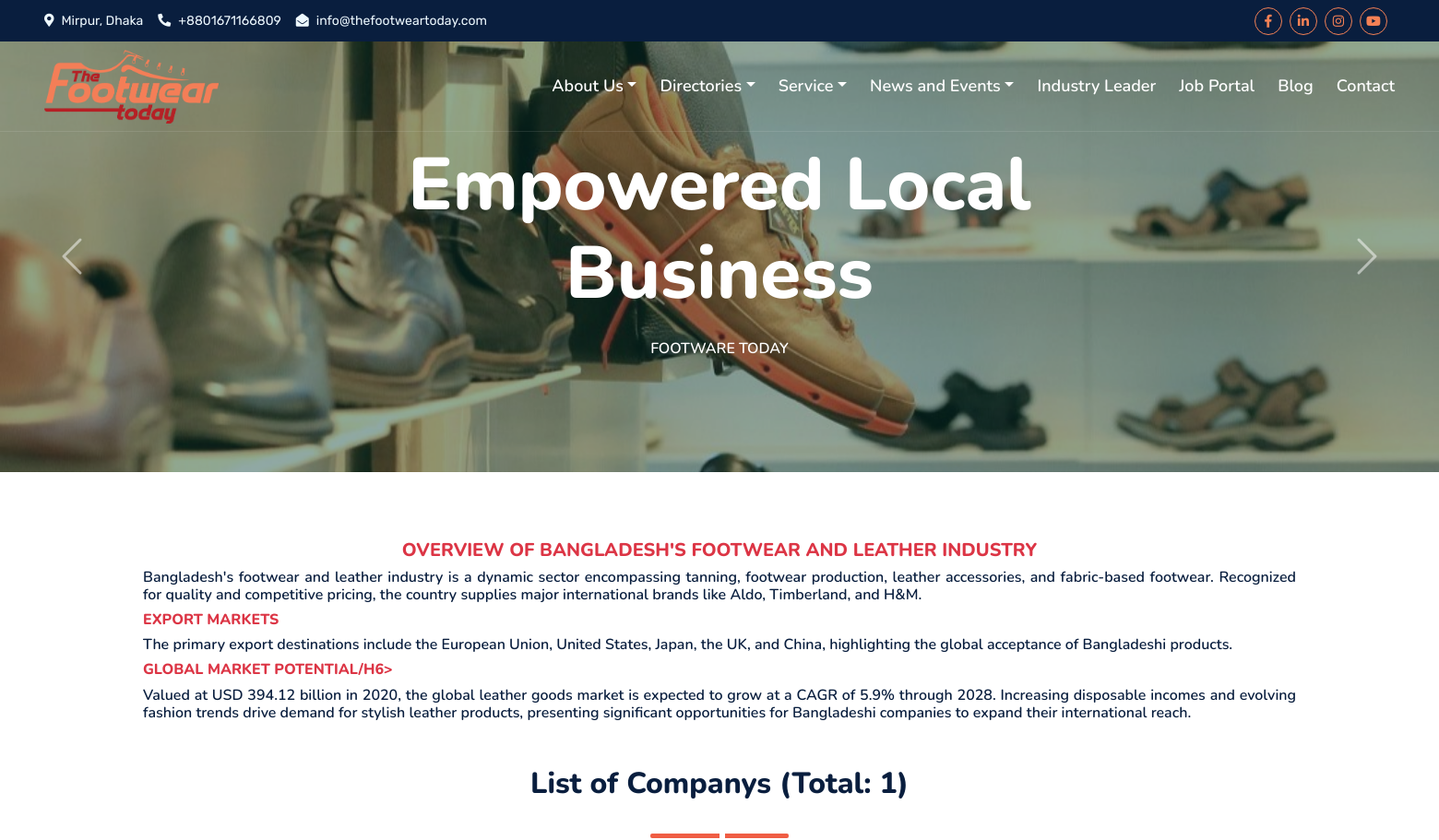
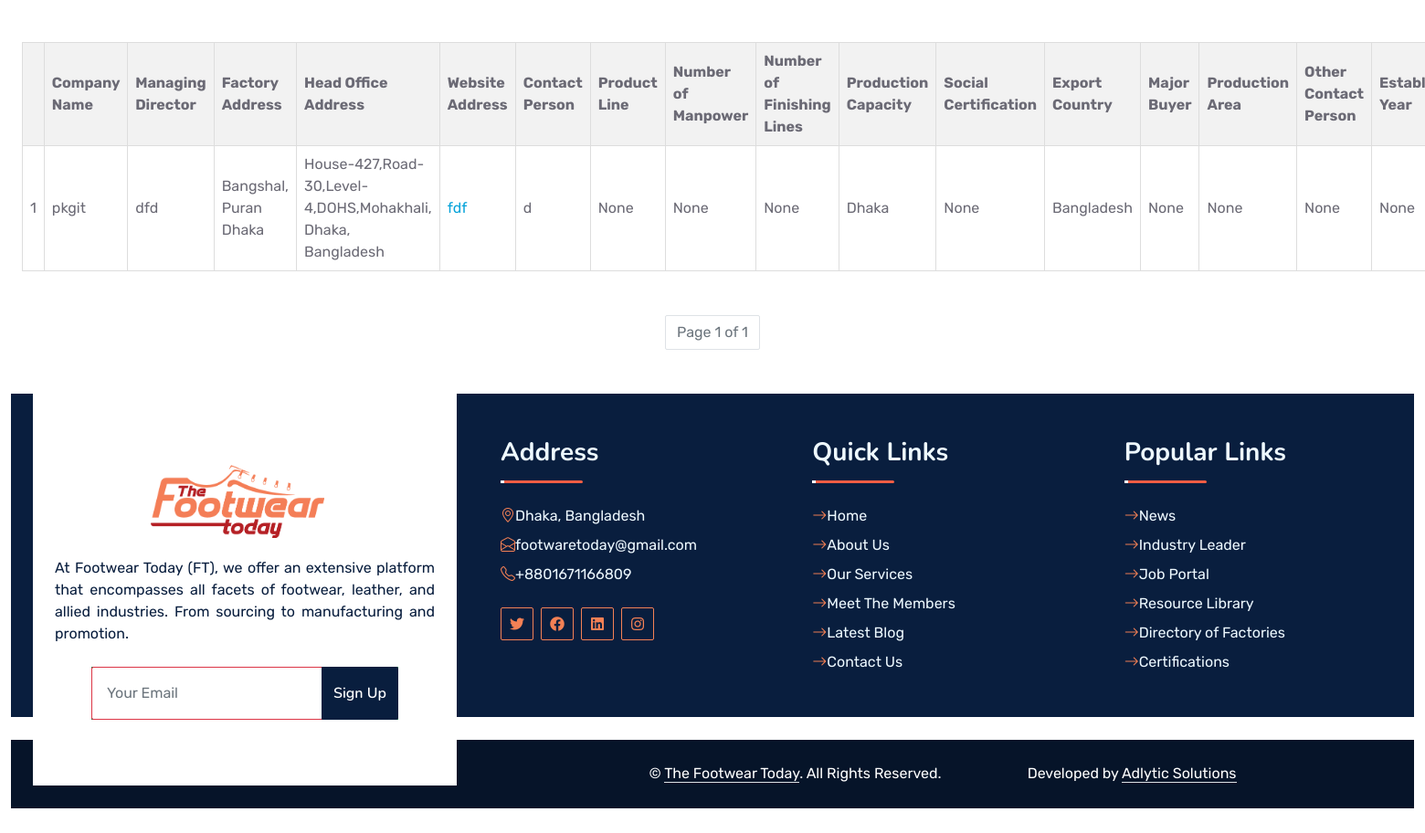
Page /local/footwear on the committed database (2 pictures, top to bottom).
### vlogs/models.py (models this page shows, shortened)
class Local_Factory(models.Model):
    FACTORY_TYPE_CHOICES = [
        ('footwear', 'Footwear'),
        ('leather', 'leather'),
        ('tannery', 'Tannery'),
    ]
    name = models.CharField(max_length=255)
    type = models.CharField(max_length=20, choices=FACTORY_TYPE_CHOICES, null=True, blank=True)
    factory_address = models.CharField(max_length=1024, null=True, blank=True)
    head_office_address = models.CharField(max_length=1024, null=True, blank=True)
    website_address = models.CharField(max_length=200, null=True, blank=True)
    managing_director = models.CharField(max_length=255, null=True, blank=True)
    business_contact_person = models.CharField(max_length=255, null=True, blank=True)
    product_line = models.CharField(max_length=1024, null=True, blank=True)
    number_of_manpower = models.CharField(max_length=255, null=True, blank=True)
    number_of_finishing_line = models.CharField(max_length=255, null=True, blank=True)
    production_capacity = models.CharField(max_length=255, null=True, blank=True)
    social_certification = models.CharField(max_length=255, null=True, blank=True)
    export_country = models.CharField(max_length=255, null=True, blank=True)
    major_buyer = models.CharField(max_length=255, null=True, blank=True)
    production_area = models.CharField(max_length=1024, null=True, blank=True)
    other_contact_person = models.CharField(max_length=255, null=True, blank=True)
    establishment_year = models.CharField(max_length=4, null=True, blank=True)
    bond_license_status = models.CharField(max_length=100, null=True, blank=True)
    investment = models.CharField(max_length=255, null=True, blank=True)

### vlogs/views.py (the view)
# urls.py: path('local/footwear', views.footwear ,name='footwear'),
def footwear(request):
    footwear_companies = Local_Factory.objects.filter(type="footwear")
    count = footwear_companies.count()
    paginator = Paginator(footwear_companies, 40)
    page = request.GET.get('page')
    try:
        companies = paginator.page(page)
    except PageNotAnInteger:
        companies = paginator.page(1)
    except EmptyPage:
        companies = paginator.page(paginator.num_pages)
    return render(request, 'local/company.html', {'companies': companies, 'count': count})

### vlogs/templates/local/company.html (shortened to what this page needs)
{% extends 'index.html' %}
{% block body%}
{% load static %}
 <body>
  <div class="container-fluid position-relative p-0">
    <nav class="navbar navbar-expand-lg navbar-dark px-5 py-3 py-lg-0">
      <a href="{% url 'logo' %}" class="navbar-brand p-0">
        <h1 class="m-0">
          <img
            class="w-100"
            src="{% static 'img/logo/xlogo.png' %}"
            height="80px"
            width="100px"
            alt="Image"
          />
        </h1>
      </a>
      <div class="collapse navbar-collapse" id="navbarCollapse">
        <div class="navbar-nav ms-auto py-0">
          <div class="nav-item dropdown">
            <a
              href="#"
              class="nav-link dropdown-toggle"
              data-bs-toggle="dropdown"
              >About Us</a
            >
          </div>
          <div class="nav-item dropdown">
            <a
              href="#"
              class="nav-link dropdown-toggle"
              data-bs-toggle="dropdown"
              >Directories</a
            >
          </div>
          <div class="nav-item dropdown">
            <a
              href="#"
              class="nav-link dropdown-toggle"
              data-bs-toggle="dropdown"
              >Service</a
            >
          </div>
          <div class="nav-item dropdown">
            <a
              href="#"
              class="nav-link dropdown-toggle"
              data-bs-toggle="dropdown"
              >News and Events</a
            >
          </div>
          <a href="{% url 'leaders' %}" class="nav-item nav-link"
            >Industry Leader</a
          >
          <a href="{% url 'job_list' %}" class="nav-item nav-link"
            >Job Portal</a
          >
          <a href="{% url 'blog' %}" class="nav-item nav-link">Blog</a>
          <a href="{% url 'contact' %}" class="nav-item nav-link">Contact</a>
        </div>
      </div>
    </nav>
    <div
      id="header-carousel"
      class="carousel slide carousel-fade"
      data-bs-ride="carousel"
    >
      <div class="carousel-inner">
        <div class="carousel-item active">
          <img class="w-100" src="{% static 'img/company.jpg'%}" alt="Image" />
          <div
            class="carousel-caption d-flex flex-column align-items-center justify-content-center"
          >
            <div class="p-3" style="max-width: 900px">
             <h1 class="display-1 text-white mb-md-4 animated zoomIn">
                Empowered Local Business
              </h1>
              <h6 class="text-white text-uppercase mb-3 animated slideInDown">
                Footware Today
              </h6>
            </div>
          </div>
        </div>
      </div>
      <button
        class="carousel-control-prev"
        type="button"
        data-bs-target="#header-carousel"
        data-bs-slide="prev"
      >
        <span class="carousel-control-prev-icon" aria-hidden="true"></span>
      </button>
      <button
        class="carousel-control-next"
        type="button"
        data-bs-target="#header-carousel"
        data-bs-slide="next"
      >
        <span class="carousel-control-next-icon" aria-hidden="true"></span>
      </button>
    </div>
  </div>
<div class="container  py-5 " >
   <div style="max-width: 1250px;" class="section-title text-center position-relative pb-3 mb-5 mx-auto" style="max-width: 1600px">
    <h5 class="fw-bold text-danger text-uppercase" style="text-align: middle;">Overview of Bangladesh's Footwear and Leather Industry</h5>
    <h6 style="text-align: justify;">
        Bangladesh's footwear and leather industry is a dynamic sector encompassing tanning, footwear production, leather accessories, and fabric-based footwear. Recognized for quality and competitive pricing, the country supplies major international brands like Aldo, Timberland, and H&M.
    </h6>
     <h6 class="fw-bold text-danger text-uppercase" style="text-align: left;">Export Markets</h6>
    <h6 style="text-align: justify;">
      The primary export destinations include the European Union, United States, Japan, the UK, and China, highlighting the global acceptance of Bangladeshi products.    </h6>
     <h6 class="fw-bold text-danger text-uppercase" style="text-align: left;">Global Market Potential/h6>
    <h6 style="text-align: justify;">
    Valued at USD 394.12 billion in 2020, the global leather goods market is expected to grow at a CAGR of 5.9% through 2028. Increasing disposable incomes and evolving fashion trends drive demand for stylish leather products, presenting significant opportunities for Bangladeshi companies to expand their international reach.    </h6>
    <h2 class="mt-5 mb-4 text-center">List of Companys (Total: {{count}})</h2>
</div>
<div class="container">
<table>
    <thead>
        <tr>
            <th></th>
            <th>Company Name</th>
            <th>Managing Director</th>
            <th>Factory Address</th>
            <th>Head Office Address</th>
            <th>Website Address</th>
            <th>Contact Person</th>
            <th>Product Line</th>
            <th>Number of Manpower</th>
            <th>Number of Finishing Lines</th>
            <th>Production Capacity</th>
            <th>Social Certification</th>
            <th>Export Country</th>
            <th>Major Buyer</th>
            <th>Production Area</th>
            <th>Other Contact Person</th>
            <th>Establishment Year</th>
        </tr>
    </thead>
    <tbody>
        {% for f in companies %}
        <tr>
            <td>{{ forloop.counter }}</td>
            <td>{{ f.name }}</td>
            <td>{{ f.managing_director }}</td>
            <td>{{ f.factory_address }}</td>
            <td>{{ f.head_office_address }}</td>
            <td>  <a href="http://{{ f.website_address }}" target="_blank" rel="noopener noreferrer">{{ f.website_address }}</a></td>
            <td>{{ f.business_contact_person }}</td>
            <td>{{ f.product_line }}</td>
            <td>{{ f.number_of_manpower }}</td>
            <td>{{ f.number_of_finishing_line }}</td>
            <td>{{ f.production_capacity }}</td>
            <td>{{ f.social_certification }}</td>
            <td>{{ f.export_country }}</td>
            <td>{{ f.major_buyer }}</td>
            <td>{{ f.production_area }}</td>
            <td>{{ f.other_contact_person }}</td>
            <td>{{ f.establishment_year }}</td>
        </tr>
        {% endfor %}
    </tbody>
</table>
    <br></br>
      <nav aria-label="Page navigation">
        <ul class="pagination justify-content-center">
          <li class="page-item disabled">
            <span class="page-link"
              >Page {{ companies.number }} of {{ companies.paginator.num_pages}}</span
            >
          </li>
        </ul>
      </nav>
  </div>
 </body>
</html>
{% endblock %}

### static/css/style.css (style rules this page uses)
:root { --primary: #f05d44; --secondary: #f05d44; --light: #f05d44; --dark: #a4282a; }
h1, h2, .fw-bold { font-weight: 800 !important; }
h5, h6, .fw-medium { font-weight: 600 !important; }
.navbar-dark .navbar-nav .nav-link { font-family: 'Nunito', sans-serif; position: relative; margin-left: 25px; padding: 35px 0; color: #FFFFFF; font-size: 18px; font-weight: 600; outline: none; transition: .5s; }
.navbar-dark .navbar-brand h1 { color: #FFFFFF; }
@media (min-width: 992px) { .navbar-dark { position: absolute; width: 100%; top: 0; left: 0; border-bottom: 1px solid rgba(256, 256, 256, .1); z-index: 999; } }
@media (min-width: 992px) { .navbar-dark .navbar-nav .nav-link::before { position: absolute; content: ""; width: 0; height: 2px; bottom: -1px; left: 50%; background: var(--primary); transition: .5s; } }
.carousel-caption { top: 0; left: 0; right: 0; bottom: 0; background: rgba(9, 62, 55, .45); z-index: 1; }
.carousel-control-prev, .carousel-control-next { width: 10%; }
.carousel-control-prev-icon, .carousel-control-next-icon { width: 3rem; height: 3rem; }
.section-title::before { position: absolute; content: ""; width: 150px; height: 5px; left: 0; bottom: 0; background: var(--primary); border-radius: 2px; }
.section-title.text-center::before { left: 50%; margin-left: -75px; }
.section-title::after { position: absolute; content: ""; width: 6px; height: 5px; bottom: 0px; background: #FFFFFF; -webkit-animation: section-title-run 5s infinite linear; animation: section-title-run 5s infinite linear; }
.section-title.text-center::after { -webkit-animation: section-title-run-center 5s infinite linear; animation: section-title-run-center 5s infinite linear; }

### vlogs/templates/local/company.html (style rules this page uses)
.container { max-width: 1950px; margin: 25px auto; }
table { width: 100%; border-collapse: collapse; }
th, td { border: 1px solid #dddddd; text-align: left; padding: 8px; }
th { background-color: #f2f2f2; }

### rows in the picture
Local_Factory: name "pkgit", managing_director "dfd", factory_address "Bangshal, Puran Dhaka", head_office_address "House-427,Road-30,Level-4,DOHS,Mohakhali, Dhaka, Bangladesh", website_address "fdf", business_contact_person "d", product_line "None", number_of_manpower "None", number_of_finishing_line "None", production_capacity "Dhaka", social_certification "None", export_country "Bangladesh", major_buyer "None", production_area "None", other_contact_person "None", establishment_year "None"

### other values in the picture
{{ count }} "1"
{{ companies.number }} "1"
{{ companies.paginator.num_pages }} "1"
